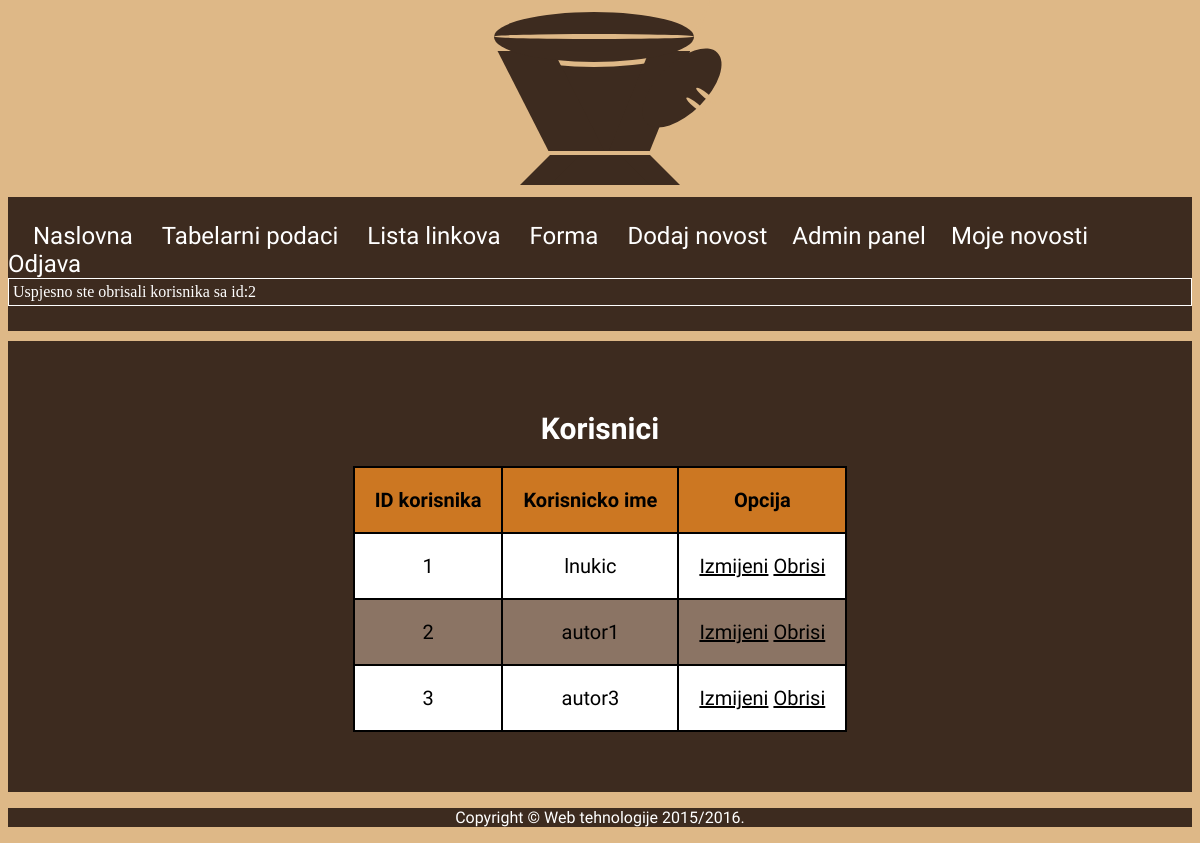
/pregledKorisnika.php?brisanje=2 (signed in), run on the app's committed database.
### tables this page shows
CREATE TABLE IF NOT EXISTS `korisnik` (
  `id` int(11) NOT NULL AUTO_INCREMENT,
  `username` varchar(255) NOT NULL,
  `password` varchar(255) NOT NULL,
  `admin` tinyint(1) NOT NULL,
  PRIMARY KEY (`id`)
);

### pregledKorisnika.php (the view, shortened to what this page needs)
 <!DOCTYPE html>
<html>
<head>
	<link rel="stylesheet" type="text/css" href="stil.css">
</head>
<body>
<div id="logo">
	<div id="baza">
		<div class="kockice" id="desna-kockica"></div>
		<div class="kockice" id="lijeva-kockica"></div>
	</div>
	<div id="sredina">
		<div id="lijevo-krilo"></div>
		<div id="srednja-elipsa">
			<div id="poklopac">
				<div id="linija"></div>
			</div>
		</div>
		<div id="ruckica">
			<div id="linijice-gornja"></div>
			<div id="linijice-donja"></div>
		</div>
	</div>
</div>
<nav class="opcija">
<a href="index.php">Naslovna</a>
<a href="tabela.php">Tabelarni podaci</a>
<a href="link.php">Lista linkova</a>
<a href="forma.php">Forma</a>
<?php
if(isset($_SESSION['korisnik'])){
	print "<a href='dodavanje.php'>Dodaj novost</a>";
  $veza = new PDO("mysql:dbname=spirala4;host=localhost;charset=utf8", "wtuser", "wtpass");
  $veza->exec("set names utf8");
  $upit = $veza->query("select admin from korisnik where username='".$_SESSION['korisnik']."';");
  if($upit->fetchColumn()==1){
  print "<a href='adminpanel.php?admin=1'>Admin panel</a>";
  }
  else{
    print "<a href='promjenaPodataka.php'>Promjena podataka</a>";
  }
     $upitID = $veza->query("select id from korisnik where username='".$_SESSION['korisnik']."';");
    $ID=$upitID->fetchColumn();
    print "<a href='sveNovostiAutora.php?autor=".$ID."'>Moje novosti <span style='color:red' id='broj-komentara'></span></a>";
	print "<a href='login.php?logout=1'>Odjava</a>";
   if(isset($_REQUEST['brisanje'])){
   	$id_korisnika=htmlEntities($_REQUEST['brisanje'],ENT_QUOTES);
   	$jeLiAdmin= $veza->query("select admin from korisnik where id='".$id_korisnika."';");
   	if($jeLiAdmin->fetchColumn()!=1){
     echo '<div style="padding:4px; border:1px solid white; color:white;">Uspjesno ste obrisali korisnika sa id:'.$id_korisnika.'</div>';
   	}
   	else{
   		 echo '<div style="padding:4px; border:1px solid red; color:red;">Ne mozete obrisati administratora!</div>';
   	}
   }
}
else{
	print "<a href='login.php'>Prijava</a>";
}
?>
</nav>
<div id="table-div">
<h1 id="Podnaslov"> Korisnici </h1>
<table class="tabela">
   <tr>
   		<th>ID korisnika</th>
		<th>Korisnicko ime</th>
		<th>Opcija</th>
   </tr>
<?php
 $veza = new PDO("mysql:dbname=spirala4;host=localhost;charset=utf8", "wtuser", "wtpass");
  $veza->exec("set names utf8");
  $korisnici = $veza->query("select * from korisnik;");
  foreach ($korisnici as $kor){
  print "<tr>
		<td>".$kor['id']."</td>
		<td>".$kor['username']."</td>
		<td><a href='izmjenaKorisnika.php?izmjena=".$kor['id']."'>Izmijeni</a> <a href='pregledKorisnika.php?brisanje=".$kor['id']."'>Obrisi</a></td>
	</tr>";
  }
?>
</table>
</div>
<div id="podnozje"><p>Copyright &copy; Web tehnologije 2015/2016.</p></div>
</body>
</html>

### stil.css (style rules this page uses)
body { background-color:#DEB887; }
nav { background-color: #3D2B1F; width: 100%; margin: 0px; }
nav>a { font-family: 'Dosis', sans-serif; font-size: 150%; color: white; width:20px; text-decoration: none; }
nav>a:first-child { padding-left: 25px; text-decoration: none; border-right-style: none; }
.opcija { padding-top: 25px; padding-bottom: 25px; margin-top: 10px; margin-bottom: 10px; }
.opcija>a { padding: 0px; padding-right: 25px; }
#podnozje { background-color: #3D2B1F; font-family: 'Dosis', sans-serif; color: white; text-align: center; width: 100%; }
#Podnaslov { color:white; font-family: 'Dosis', sans-serif; text-align: center; font-size: 30px; padding-top: 20px; }
#logo { position: relative; height: 32px; width: 300px; margin: 5px auto; margin-top: -115px; }
#baza { position: relative; height: 30px; width: 100px; background-color:#3D2B1F; margin: auto; margin-top: 270px; z-index: 2; bottom: 0; }
.kockice { height: 30px; width: 30px; background-color: #3D2B1F; position: absolute; }
#desna-kockica { margin-left: 85px; transform:skew(45deg); }
#lijeva-kockica { margin-left: -15px; transform:skew(135deg); }
#sredina { height: 100px; width: 100px; background-color: #3D2B1F; position: absolute; margin-left: 100px; margin-top: -134px; z-index: -2; }
#lijevo-krilo { height: 100px; width: 56px; transform: skew(207deg); background-color: #3D2B1F; margin-left: -27px; margin-top: -100px; z-index: -1; }
#srednja-elipsa { height: 50px; width: 200px; border-radius: 50%; background-color:#DEB887 ; margin-left: -56px; margin-top: -134px; z-index: -2; }
#poklopac { height: 50px; width: 200px; border-radius: 50%; background-color: #3D2B1F; position: absolute; margin-top: -5px; z-index: 4; }
#linija { height: 5px; width: 200px; background-color:#DEB887 ; margin-top: 22px; border-radius: 105%; }
#linijice-donja { height: 5px; width: 25px; background-color:#DEB887; border-radius: 105%; transform: rotate(84deg); margin-left: 26px; margin-top: -5px; }
#linijice-gornja { height: 5px; width: 25px; background-color:#DEB887 ; border-radius: 105%; transform: rotate(84deg); margin-left: 40px; margin-top: -14px; }
#ruckica { height: 50px; width: 100px; border-radius: 50%; background-color: #3D2B1F; z-index: -2; transform: rotate(135deg); margin-left: 82px; margin-top: 10px; }
.tabela { border:2px solid black; font-family: 'Dosis', sans-serif; border-collapse: collapse; text-align: center; font-size: 20px; margin: auto; }
.tabela th { border:2px solid black; background-color: #CC7722; padding: 20px; }
.tabela td { border:2px solid black; border-collapse: collapse; padding: 20px; }
.tabela td a { color: black; }
.tabela tr:nth-child(odd) { border:2px solid black; background-color: #8B7464; }
.tabela tr:nth-child(even) { border:2px solid black; background-color: white; }
#table-div { margin-left: 0%; margin-right:0%; padding-top:30px; padding-bottom: 60px; background-color: #3D2B1F; }

### data on the page
korisnik: id "1", username "lnukic"
korisnik: id "2", username "autor1"
korisnik: id "3", username "autor3"

### other printed values
$id_korisnika "2"
